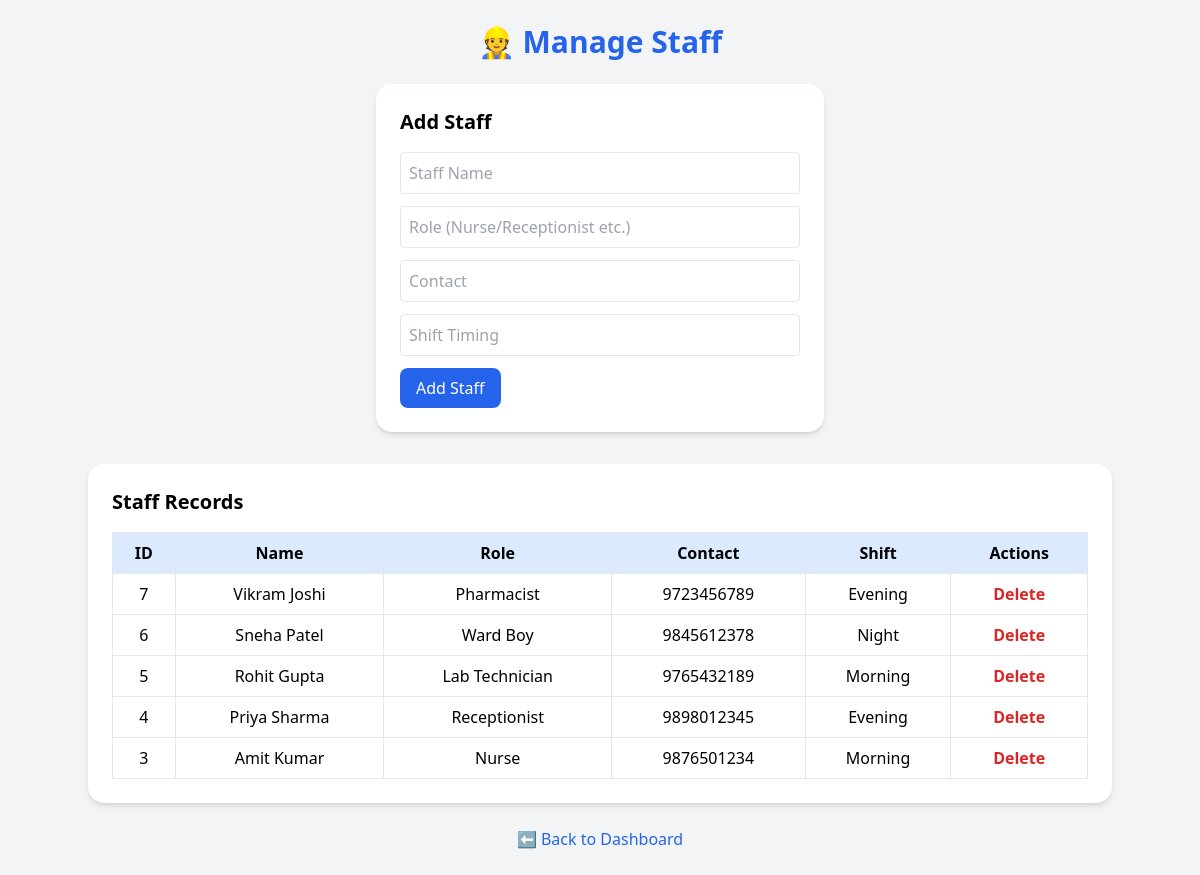
Page /staff.php (signed in) on the committed database.
### tables this page shows
CREATE TABLE `staff` (
  `staff_id` int(11) NOT NULL AUTO_INCREMENT,
  `name` varchar(100) DEFAULT NULL,
  `role` varchar(100) DEFAULT NULL,
  `contact` varchar(15) DEFAULT NULL,
  `shift_time` varchar(50) DEFAULT NULL,
  PRIMARY KEY (`staff_id`)
);

### staff.php (the view, shortened to what this page needs)
<?php
include('db_connect.php');
$result = $conn->query("SELECT * FROM staff ORDER BY staff_id DESC");
?>
<!DOCTYPE html>
<html lang="en">
<head>
  <script src="https://cdn.tailwindcss.com"></script>
</head>
<body class="bg-gray-100 p-6">
  <h1 class="text-3xl font-bold text-center text-blue-600 mb-6">👷 Manage Staff</h1>
  <form method="POST" class="bg-white p-6 rounded-2xl shadow-md max-w-md mx-auto mb-8">
    <h2 class="text-xl font-semibold mb-4">Add Staff</h2>
    <input type="text" name="name" placeholder="Staff Name" required class="w-full p-2 mb-3 border rounded">
    <input type="text" name="role" placeholder="Role (Nurse/Receptionist etc.)" class="w-full p-2 mb-3 border rounded">
    <input type="text" name="contact" placeholder="Contact" class="w-full p-2 mb-3 border rounded">
    <input type="text" name="shift_time" placeholder="Shift Timing" class="w-full p-2 mb-3 border rounded">
    <button type="submit" name="add_staff" class="bg-blue-600 text-white px-4 py-2 rounded-lg hover:bg-blue-700">
      Add Staff
    </button>
  </form>
  <div class="bg-white p-6 rounded-2xl shadow-md max-w-5xl mx-auto">
    <h2 class="text-xl font-semibold mb-4">Staff Records</h2>
    <table class="w-full border-collapse">
      <tr class="bg-blue-100">
        <th class="border p-2">ID</th>
        <th class="border p-2">Name</th>
        <th class="border p-2">Role</th>
        <th class="border p-2">Contact</th>
        <th class="border p-2">Shift</th>
        <th class="border p-2">Actions</th>
      </tr>
      <?php while($row = $result->fetch_assoc()): ?>
      <tr class="text-center">
        <td class="border p-2"><?= $row['staff_id'] ?></td>
        <td class="border p-2"><?= $row['name'] ?></td>
        <td class="border p-2"><?= $row['role'] ?></td>
        <td class="border p-2"><?= $row['contact'] ?></td>
        <td class="border p-2"><?= $row['shift_time'] ?></td>
        <td class="border p-2">
          <a href="?delete=<?= $row['staff_id'] ?>" class="text-red-600 font-semibold hover:underline"
             onclick="return confirm('Delete this staff member?')">Delete</a>
        </td>
      </tr>
      <?php endwhile; ?>
    </table>
  </div>
  <div class="text-center mt-6">
    <a href="index.php" class="text-blue-600 hover:underline">⬅ Back to Dashboard</a>
  </div>
</body>
</html>

### rows in the picture
staff: staff_id "7", name "Vikram Joshi", role "Pharmacist", contact "9723456789", shift_time "Evening"
staff: staff_id "6", name "Sneha Patel", role "Ward Boy", contact "9845612378", shift_time "Night"
staff: staff_id "5", name "Rohit Gupta", role "Lab Technician", contact "9765432189", shift_time "Morning"
staff: staff_id "4", name "Priya Sharma", role "Receptionist", contact "9898012345", shift_time "Evening"
staff: staff_id "3", name "Amit Kumar", role "Nurse", contact "9876501234", shift_time "Morning"
